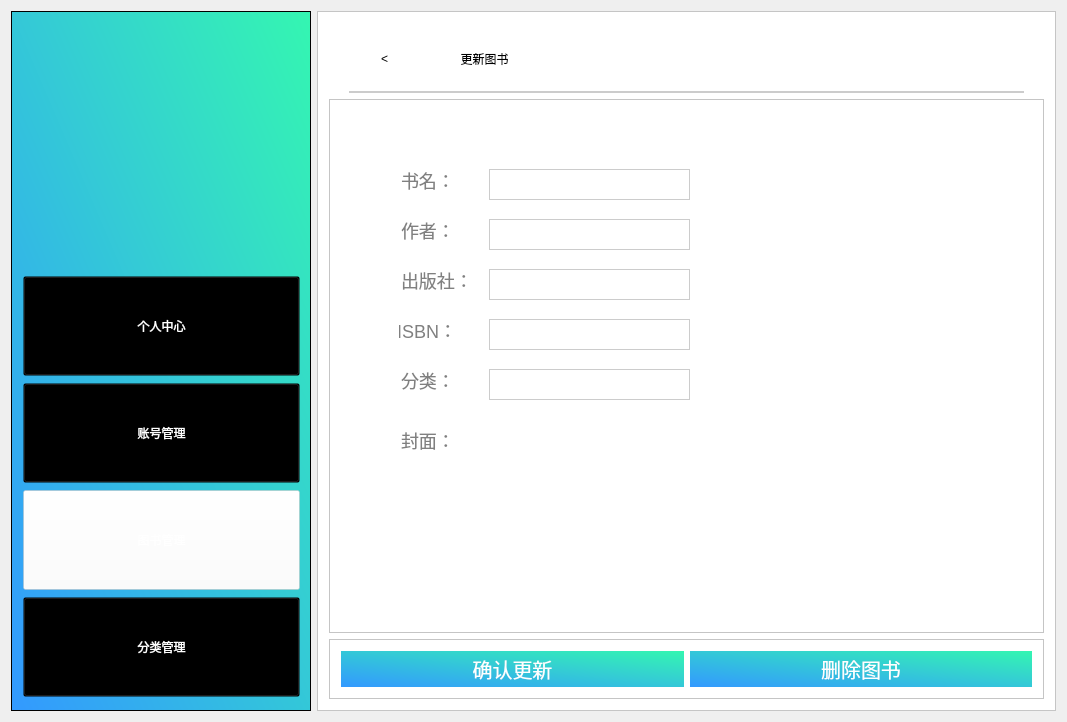
<?xml version="1.0" encoding="UTF-8"?>
<ui version="4.0">
 <class>admin_bookupdate</class>
 <widget class="QWidget" name="admin_bookupdate">
  <property name="geometry">
   <rect>
    <x>0</x>
    <y>0</y>
    <width>1067</width>
    <height>722</height>
   </rect>
  </property>
  <property name="windowTitle">
   <string>admin_bookupdate</string>
  </property>
  <layout class="QHBoxLayout" name="horizontalLayout">
   <item>
    <widget class="QFrame" name="frame">
     <property name="sizePolicy">
      <sizepolicy hsizetype="Fixed" vsizetype="Expanding">
       <horstretch>0</horstretch>
       <verstretch>0</verstretch>
      </sizepolicy>
     </property>
     <property name="minimumSize">
      <size>
       <width>300</width>
       <height>700</height>
      </size>
     </property>
     <property name="styleSheet">
      <string notr="true">
background-color: qlineargradient(spread:pad, x1:0, y1:1, x2:1, y2:0, stop:0 rgba(51, 153, 255,1), stop:1 rgba(52, 246, 177,1));</string>
     </property>
     <property name="frameShape">
      <enum>QFrame::StyledPanel</enum>
     </property>
     <property name="frameShadow">
      <enum>QFrame::Raised</enum>
     </property>
     <widget class="QFrame" name="frame_2">
      <property name="geometry">
       <rect>
        <x>70</x>
        <y>30</y>
        <width>171</width>
        <height>176</height>
       </rect>
      </property>
      <property name="minimumSize">
       <size>
        <width>0</width>
        <height>0</height>
       </size>
      </property>
      <property name="baseSize">
       <size>
        <width>0</width>
        <height>100</height>
       </size>
      </property>
      <property name="styleSheet">
       <string notr="true">image: url(:/Library/images/logo2.png);
background:transparent;</string>
      </property>
      <property name="frameShape">
       <enum>QFrame::StyledPanel</enum>
      </property>
      <property name="frameShadow">
       <enum>QFrame::Raised</enum>
      </property>
     </widget>
     <widget class="QFrame" name="frame_8">
      <property name="geometry">
       <rect>
        <x>0</x>
        <y>230</y>
        <width>301</width>
        <height>491</height>
       </rect>
      </property>
      <property name="styleSheet">
       <string notr="true">background:transparent;</string>
      </property>
      <property name="frameShape">
       <enum>QFrame::StyledPanel</enum>
      </property>
      <property name="frameShadow">
       <enum>QFrame::Raised</enum>
      </property>
      <layout class="QVBoxLayout" name="verticalLayout_6">
       <item>
        <layout class="QVBoxLayout" name="verticalLayout">
         <property name="spacing">
          <number>7</number>
         </property>
         <property name="sizeConstraint">
          <enum>QLayout::SetDefaultConstraint</enum>
         </property>
         <item>
          <widget class="QPushButton" name="btnPersonal">
           <property name="minimumSize">
            <size>
             <width>0</width>
             <height>100</height>
            </size>
           </property>
           <property name="styleSheet">
            <string notr="true">font: 12pt &quot;微软雅黑&quot;;
color:white;
background:transparent;
cursor:pointer;</string>
           </property>
           <property name="text">
            <string>个人中心</string>
           </property>
          </widget>
         </item>
         <item>
          <widget class="QPushButton" name="btnInformationchange">
           <property name="minimumSize">
            <size>
             <width>0</width>
             <height>100</height>
            </size>
           </property>
           <property name="styleSheet">
            <string notr="true">font: 12pt &quot;微软雅黑&quot;;
color:white;
background:transparent;
cursor:pointer;</string>
           </property>
           <property name="text">
            <string>账号管理</string>
           </property>
          </widget>
         </item>
         <item>
          <widget class="QPushButton" name="btnSearchbook">
           <property name="minimumSize">
            <size>
             <width>0</width>
             <height>100</height>
            </size>
           </property>
           <property name="styleSheet">
            <string notr="true">font: 12pt &quot;微软雅黑&quot;;
color:white;
background:transparent;
cursor:pointer;
background-color:rgba(255,255,255,0.4);</string>
           </property>
           <property name="text">
            <string>图书管理</string>
           </property>
          </widget>
         </item>
         <item>
          <widget class="QPushButton" name="pushButton">
           <property name="minimumSize">
            <size>
             <width>0</width>
             <height>100</height>
            </size>
           </property>
           <property name="styleSheet">
            <string notr="true">font: 12pt &quot;微软雅黑&quot;;
color:white;
background:transparent;
cursor:pointer;</string>
           </property>
           <property name="text">
            <string>分类管理</string>
           </property>
          </widget>
         </item>
        </layout>
       </item>
      </layout>
     </widget>
    </widget>
   </item>
   <item>
    <widget class="QFrame" name="frame_3">
     <property name="styleSheet">
      <string notr="true">background:white;</string>
     </property>
     <property name="frameShape">
      <enum>QFrame::StyledPanel</enum>
     </property>
     <property name="frameShadow">
      <enum>QFrame::Raised</enum>
     </property>
     <layout class="QVBoxLayout" name="verticalLayout_2">
      <item>
       <widget class="QFrame" name="frame_4">
        <property name="sizePolicy">
         <sizepolicy hsizetype="Preferred" vsizetype="Maximum">
          <horstretch>0</horstretch>
          <verstretch>0</verstretch>
         </sizepolicy>
        </property>
        <property name="maximumSize">
         <size>
          <width>16777215</width>
          <height>70</height>
         </size>
        </property>
        <property name="styleSheet">
         <string notr="true">border:2px solid #cccccc;
font: 14pt &quot;微软雅黑&quot;;
border-top:0;
border-left:0;
border-right:0;
margin-left:20px;
margin-right:20px;</string>
        </property>
        <property name="frameShape">
         <enum>QFrame::StyledPanel</enum>
        </property>
        <property name="frameShadow">
         <enum>QFrame::Raised</enum>
        </property>
        <widget class="QPushButton" name="pushButton_2">
         <property name="geometry">
          <rect>
           <x>90</x>
           <y>10</y>
           <width>131</width>
           <height>51</height>
          </rect>
         </property>
         <property name="styleSheet">
          <string notr="true">border:none;
</string>
         </property>
         <property name="text">
          <string>更新图书</string>
         </property>
        </widget>
        <widget class="QPushButton" name="pushButton_6">
         <property name="geometry">
          <rect>
           <x>30</x>
           <y>10</y>
           <width>51</width>
           <height>51</height>
          </rect>
         </property>
         <property name="styleSheet">
          <string notr="true">border:none;</string>
         </property>
         <property name="text">
          <string>&lt;</string>
         </property>
        </widget>
       </widget>
      </item>
      <item>
       <widget class="QFrame" name="frame_5">
        <property name="frameShape">
         <enum>QFrame::StyledPanel</enum>
        </property>
        <property name="frameShadow">
         <enum>QFrame::Raised</enum>
        </property>
        <widget class="QLineEdit" name="lineEdit">
         <property name="geometry">
          <rect>
           <x>70</x>
           <y>70</y>
           <width>61</width>
           <height>31</height>
          </rect>
         </property>
         <property name="styleSheet">
          <string notr="true">color:#808080;
border:none;
font-size:18px;
font-family:&quot;微软雅黑&quot;;
text-align:left;</string>
         </property>
         <property name="text">
          <string>书名：</string>
         </property>
        </widget>
        <widget class="QLineEdit" name="lineEdit_2">
         <property name="geometry">
          <rect>
           <x>70</x>
           <y>120</y>
           <width>61</width>
           <height>31</height>
          </rect>
         </property>
         <property name="styleSheet">
          <string notr="true">color:#808080;
border:none;
font-size:18px;
font-family:&quot;微软雅黑&quot;;
text-align:left;</string>
         </property>
         <property name="text">
          <string>作者：</string>
         </property>
        </widget>
        <widget class="QLineEdit" name="lineEdit_3">
         <property name="geometry">
          <rect>
           <x>70</x>
           <y>170</y>
           <width>81</width>
           <height>31</height>
          </rect>
         </property>
         <property name="styleSheet">
          <string notr="true">color:#808080;
border:none;
font-size:18px;
font-family:&quot;微软雅黑&quot;;
text-align:left;</string>
         </property>
         <property name="text">
          <string>出版社：</string>
         </property>
        </widget>
        <widget class="QLineEdit" name="lineEdit_5">
         <property name="geometry">
          <rect>
           <x>70</x>
           <y>270</y>
           <width>61</width>
           <height>31</height>
          </rect>
         </property>
         <property name="styleSheet">
          <string notr="true">color:#808080;
border:none;
font-size:18px;
font-family:&quot;微软雅黑&quot;;
text-align:left;</string>
         </property>
         <property name="text">
          <string>分类：</string>
         </property>
        </widget>
        <widget class="QLineEdit" name="lineEdit_6">
         <property name="geometry">
          <rect>
           <x>70</x>
           <y>330</y>
           <width>61</width>
           <height>31</height>
          </rect>
         </property>
         <property name="styleSheet">
          <string notr="true">color:#808080;
border:none;
font-size:18px;
font-family:&quot;微软雅黑&quot;;
text-align:left;</string>
         </property>
         <property name="text">
          <string>封面：</string>
         </property>
        </widget>
        <widget class="QLineEdit" name="lineEdit_7">
         <property name="geometry">
          <rect>
           <x>160</x>
           <y>70</y>
           <width>201</width>
           <height>31</height>
          </rect>
         </property>
         <property name="styleSheet">
          <string notr="true">border:1px solid #cccccc;
font-size:18px;
font-family:&quot;微软雅黑&quot;;
text-align:left;</string>
         </property>
         <property name="text">
          <string/>
         </property>
        </widget>
        <widget class="QLineEdit" name="lineEdit_8">
         <property name="geometry">
          <rect>
           <x>160</x>
           <y>120</y>
           <width>201</width>
           <height>31</height>
          </rect>
         </property>
         <property name="styleSheet">
          <string notr="true">color:#808080;
border:1px solid #cccccc;
font-size:18px;
font-family:&quot;微软雅黑&quot;;
text-align:left;</string>
         </property>
        </widget>
        <widget class="QLineEdit" name="lineEdit_9">
         <property name="geometry">
          <rect>
           <x>160</x>
           <y>170</y>
           <width>201</width>
           <height>31</height>
          </rect>
         </property>
         <property name="styleSheet">
          <string notr="true">color:#808080;
border:1px solid #cccccc;
font-size:18px;
font-family:&quot;微软雅黑&quot;;
text-align:left;</string>
         </property>
        </widget>
        <widget class="QLineEdit" name="lineEdit_10">
         <property name="geometry">
          <rect>
           <x>160</x>
           <y>270</y>
           <width>201</width>
           <height>31</height>
          </rect>
         </property>
         <property name="styleSheet">
          <string notr="true">color:#808080;
border:1px solid #cccccc;
font-size:18px;
font-family:&quot;微软雅黑&quot;;
text-align:left;</string>
         </property>
        </widget>
        <widget class="QLineEdit" name="lineEdit_4">
         <property name="geometry">
          <rect>
           <x>70</x>
           <y>220</y>
           <width>61</width>
           <height>31</height>
          </rect>
         </property>
         <property name="styleSheet">
          <string notr="true">color:#808080;
border:none;
font-size:18px;
font-family:&quot;微软雅黑&quot;;
text-align:left;</string>
         </property>
         <property name="text">
          <string>ISBN：</string>
         </property>
        </widget>
        <widget class="QLineEdit" name="lineEdit_11">
         <property name="geometry">
          <rect>
           <x>160</x>
           <y>220</y>
           <width>201</width>
           <height>31</height>
          </rect>
         </property>
         <property name="styleSheet">
          <string notr="true">color:#808080;
border:1px solid #cccccc;
font-size:18px;
font-family:&quot;微软雅黑&quot;;
text-align:left;</string>
         </property>
        </widget>
       </widget>
      </item>
      <item>
       <widget class="QFrame" name="frame_6">
        <property name="sizePolicy">
         <sizepolicy hsizetype="Preferred" vsizetype="Maximum">
          <horstretch>0</horstretch>
          <verstretch>0</verstretch>
         </sizepolicy>
        </property>
        <property name="maximumSize">
         <size>
          <width>16777215</width>
          <height>60</height>
         </size>
        </property>
        <property name="frameShape">
         <enum>QFrame::StyledPanel</enum>
        </property>
        <property name="frameShadow">
         <enum>QFrame::Raised</enum>
        </property>
        <layout class="QHBoxLayout" name="horizontalLayout_2">
         <item>
          <widget class="QPushButton" name="pushButton_4">
           <property name="sizePolicy">
            <sizepolicy hsizetype="Minimum" vsizetype="Expanding">
             <horstretch>0</horstretch>
             <verstretch>0</verstretch>
            </sizepolicy>
           </property>
           <property name="styleSheet">
            <string notr="true">color:white;
border:none;
font-size:20px;
font-family:&quot;微软雅黑&quot;;
background-color: qlineargradient(spread:pad, x1:0, y1:1, x2:1, y2:0, stop:0 rgba(51, 153, 255,1), stop:1 rgba(52, 246, 177,1));
padding-top:5;
padding-bottom:5;</string>
           </property>
           <property name="text">
            <string>确认更新</string>
           </property>
          </widget>
         </item>
         <item>
          <widget class="QPushButton" name="pushButton_3">
           <property name="styleSheet">
            <string notr="true">color:white;
border:none;
font-size:20px;
font-family:&quot;微软雅黑&quot;;
background-color: qlineargradient(spread:pad, x1:0, y1:1, x2:1, y2:0, stop:0 rgba(51, 153, 255,1), stop:1 rgba(52, 246, 177,1));
padding-top:5;
padding-bottom:5;</string>
           </property>
           <property name="text">
            <string>删除图书</string>
           </property>
          </widget>
         </item>
        </layout>
       </widget>
      </item>
     </layout>
    </widget>
   </item>
  </layout>
 </widget>
 <layoutdefault spacing="6" margin="11"/>
 <resources>
  <include location="library.qrc"/>
 </resources>
 <connections/>
</ui>
